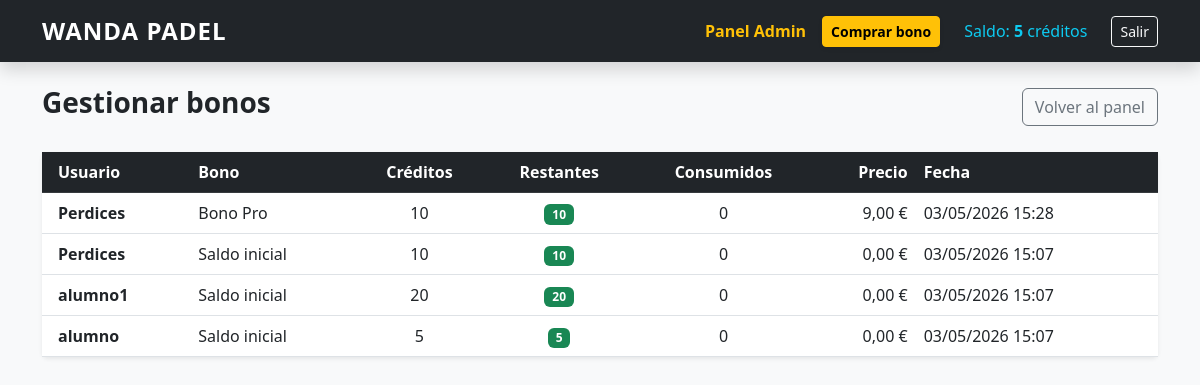
/panel-admin/bonos/ (signed in), run on an earlier commit of the app's database.
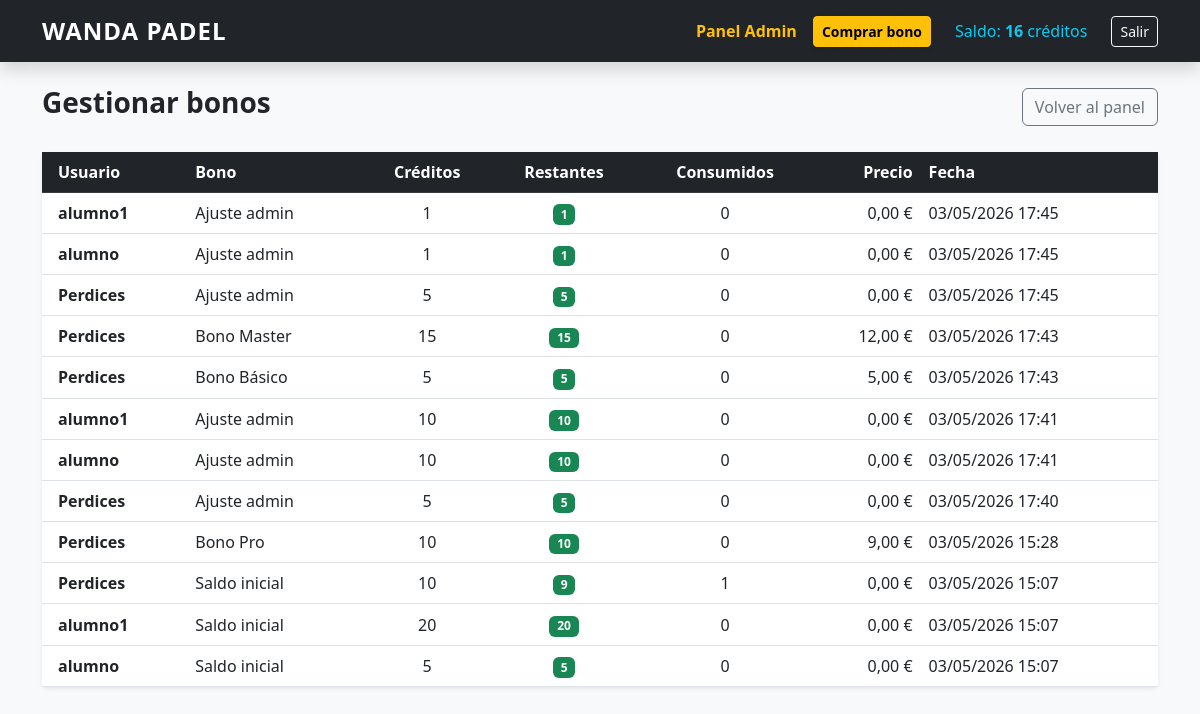
And on a later commit of the database.
### reservas/models.py (models this page shows, shortened)
class Usuario(AbstractUser):
    creditos = models.PositiveIntegerField(default=0)

class Bono(models.Model):
    usuario = models.ForeignKey(Usuario, on_delete=models.CASCADE, related_name='bonos')
    nombre = models.CharField(max_length=50)
    creditos = models.PositiveIntegerField()
    creditos_restantes = models.PositiveIntegerField(default=0)
    precio = models.DecimalField(max_digits=6, decimal_places=2)
    fecha_compra = models.DateTimeField(auto_now_add=True)
    @property
    def creditos_consumidos(self):
        return self.creditos - self.creditos_restantes

### reservas/views.py (the view)
# urls.py: path('panel-admin/bonos/', views.gestionar_bonos, name='gestionar_bonos'),
@admin_required
def gestionar_bonos(request):
    bonos = Bono.objects.select_related('usuario').order_by('-fecha_compra')
    return render(request, 'reservas/gestionar_bonos.html', {'bonos': bonos})

### reservas/views.py (called while the page is built)
def admin_required(view_func):
    @wraps(view_func)
    @login_required
    def wrapper(request, *args, **kwargs):
        if not request.user.is_staff:
            messages.error(request, "No tienes permisos de administrador.")
            return redirect('home')
        return view_func(request, *args, **kwargs)
    return wrapper

### reservas/templates/reservas/gestionar_bonos.html
{% extends 'reservas/base.html' %}
{% block content %}
<div class="d-flex justify-content-between align-items-center mb-4">
    <h1 class="h3 fw-bold">Gestionar bonos</h1>
    <a href="{% url 'panel_admin' %}" class="btn btn-outline-secondary">Volver al panel</a>
</div>
<div class="card border-0 shadow-sm">
    <div class="table-responsive">
        <table class="table table-hover align-middle mb-0">
            <thead class="table-dark">
                <tr>
                    <th class="ps-3">Usuario</th>
                    <th>Bono</th>
                    <th class="text-center">Créditos</th>
                    <th class="text-center">Restantes</th>
                    <th class="text-center">Consumidos</th>
                    <th class="text-end">Precio</th>
                    <th class="pe-3">Fecha</th>
                </tr>
            </thead>
            <tbody>
                {% for bono in bonos %}
                <tr>
                    <td class="ps-3 fw-bold">{{ bono.usuario.username }}</td>
                    <td>{{ bono.nombre }}</td>
                    <td class="text-center">{{ bono.creditos }}</td>
                    <td class="text-center">
                        {% if bono.creditos_restantes > 0 %}
                            <span class="badge bg-success">{{ bono.creditos_restantes }}</span>
                        {% else %}
                            <span class="badge bg-secondary">{{ bono.creditos_restantes }}</span>
                        {% endif %}
                    </td>
                    <td class="text-center">{{ bono.creditos_consumidos }}</td>
                    <td class="text-end">{{ bono.precio }} €</td>
                    <td class="pe-3">{{ bono.fecha_compra|date:"d/m/Y H:i" }}</td>
                </tr>
                {% empty %}
                <tr>
                    <td colspan="7" class="text-center text-muted py-4">No hay bonos registrados.</td>
                </tr>
                {% endfor %}
            </tbody>
        </table>
    </div>
</div>
{% endblock %}

### reservas/templates/reservas/base.html (shortened to what this page needs)
<!DOCTYPE html>
<html lang="es">
<head>
    <link href="https://cdn.jsdelivr.net/npm/bootstrap@5.3.0/dist/css/bootstrap.min.css" rel="stylesheet">
</head>
<body class="bg-light">
    <nav class="navbar navbar-expand-lg navbar-dark bg-dark mb-4 shadow">
        <div class="container">
            <a class="navbar-brand fw-bold" href="{% url 'home' %}">WANDA PADEL</a>
            <div class="collapse navbar-collapse" id="navbarNav">
                <div class="navbar-nav ms-auto align-items-center">
                    {% if user.is_authenticated %}
                        {% if user.is_staff %}
                            <a class="nav-link text-warning me-2 fw-bold" href="{% url 'panel_admin' %}">Panel Admin</a>
                        {% endif %}
                        <a class="btn btn-warning btn-sm me-3 fw-bold shadow-sm" href="{% url 'comprar_bono' %}">
                            Comprar bono
                        </a>
                        <span class="nav-link text-info me-3">
                            Saldo: <strong>{{ user.creditos }}</strong> créditos
                        </span>
                        <form action="{% url 'logout' %}" method="post" class="d-inline">
                            <button type="submit" class="btn btn-outline-light btn-sm">Salir</button>
                        </form>
                    {% else %}
                        <a class="nav-link me-2" href="{% url 'login' %}">Entrar</a>
                        <a class="btn btn-primary btn-sm text-white px-3 shadow-sm" href="{% url 'registro' %}">Registro</a>
                    {% endif %}
                </div>
            </div>
        </div>
    </nav>
    <div class="container">
        {% block content %}
        {% endblock %}
    </div>
</body>
</html>

### reservas/templates/reservas/base.html (style rules this page uses)
.navbar-brand { font-size: 1.5rem; letter-spacing: 1px; }
.nav-link { font-weight: 500; }

What changed in the data, as far as the page shows it:
changed Usuario: creditos "5" → "16"
added Bono: usuario.username "alumno1", nombre "Ajuste admin", creditos "1", creditos_restantes "1", creditos_consumidos "0", precio "0,00", fecha_compra "03/05/2026 17:45"
added Bono: usuario.username "alumno", nombre "Ajuste admin", creditos "1", creditos_restantes "1", creditos_consumidos "0", precio "0,00", fecha_compra "03/05/2026 17:45"
added Bono: usuario.username "Perdices", nombre "Ajuste admin", creditos "5", creditos_restantes "5", creditos_consumidos "0", precio "0,00", fecha_compra "03/05/2026 17:45"
added Bono: usuario.username "Perdices", nombre "Bono Master", creditos "15", creditos_restantes "15", creditos_consumidos "0", precio "12,00", fecha_compra "03/05/2026 17:43"
added Bono: usuario.username "Perdices", nombre "Bono Básico", creditos "5", creditos_restantes "5", creditos_consumidos "0", precio "5,00", fecha_compra "03/05/2026 17:43"
added Bono: usuario.username "alumno1", nombre "Ajuste admin", creditos "10", creditos_restantes "10", creditos_consumidos "0", precio "0,00", fecha_compra "03/05/2026 17:41"
added Bono: usuario.username "alumno", nombre "Ajuste admin", creditos "10", creditos_restantes "10", creditos_consumidos "0", precio "0,00", fecha_compra "03/05/2026 17:41"
added Bono: usuario.username "Perdices", nombre "Ajuste admin", creditos "5", creditos_restantes "5", creditos_consumidos "0", precio "0,00", fecha_compra "03/05/2026 17:40"
changed Bono (number 10 of 12 on the later page): creditos_restantes "10" → "9"; creditos_consumidos "0" → "1"
